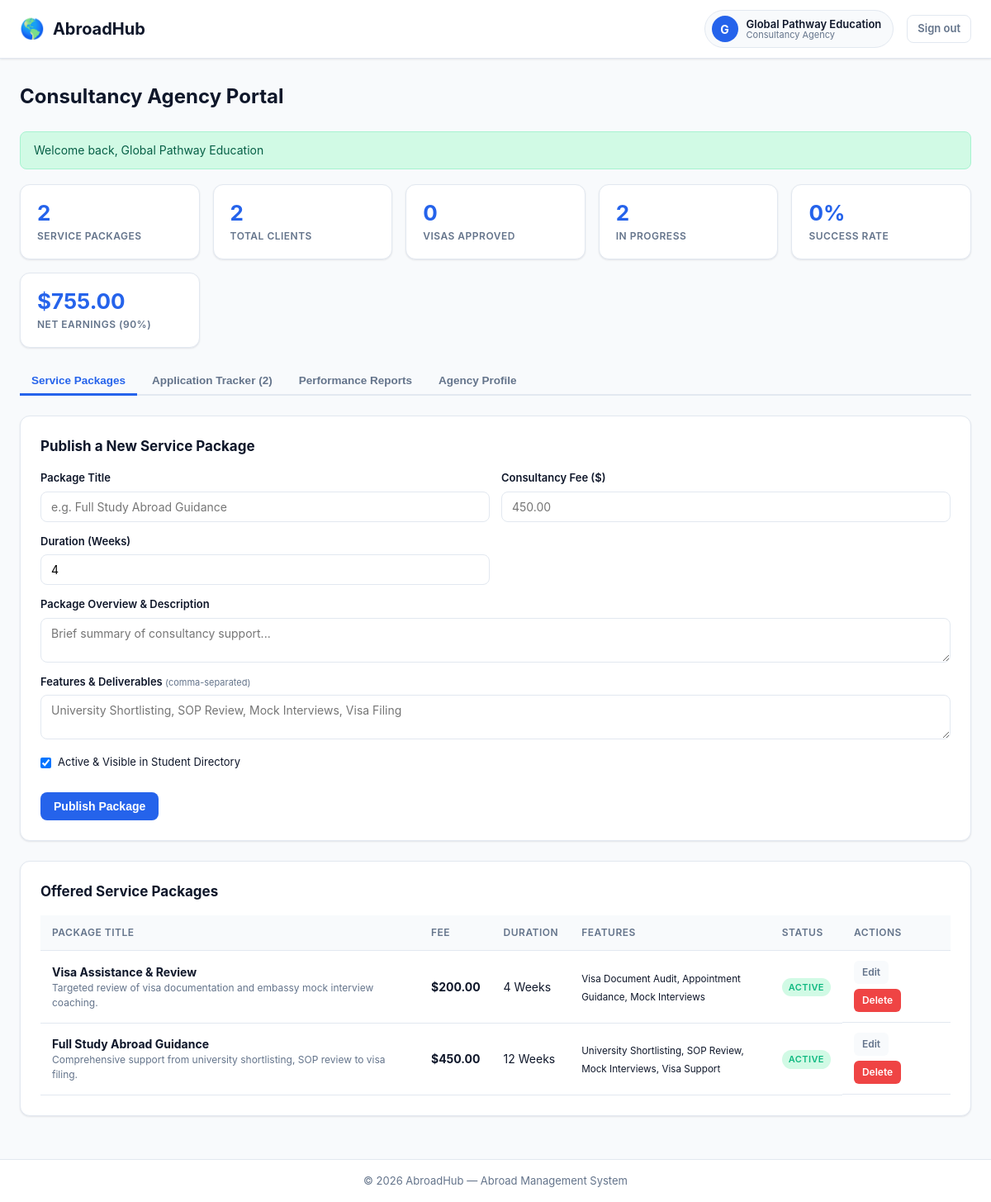
The page /index.php?page=agency (signed in) on the database its author committed.
### tables this page shows
CREATE TABLE `service_packages` (
  `id` INT AUTO_INCREMENT PRIMARY KEY,
  `agency_id` INT NOT NULL,
  `title` VARCHAR(200) NOT NULL,
  `price` DECIMAL(10,2) NOT NULL,
  `duration_weeks` INT DEFAULT 4,
  `description` TEXT NOT NULL,
  `features_list` TEXT NOT NULL,
  `is_active` TINYINT(1) DEFAULT 1,
  `created_at` TIMESTAMP DEFAULT CURRENT_TIMESTAMP,
  FOREIGN KEY (`agency_id`) REFERENCES `agency_profiles` (`id`) ON DELETE CASCADE
);

### controllers/agency_controller.php (called while the page is built, shortened)
<?php
function agency_controller($conn) {
    $me     = current_user();
    $userId = (int)$me['id'];
    $agency = get_agency_profile($conn, $userId);
    $agencyId = (int)($agency['id'] ?? 0);
    $editing = null;
    $statusFilter       = $_GET['app_status'] ?? '';
    $packages           = get_agency_packages($conn, $agencyId);
    $applications       = get_agency_applications($conn, $agencyId, $statusFilter);
    $stats              = get_agency_stats($conn, $agencyId, $userId);
    require __DIR__ . '/../views/agency/dashboard.php';
}

### models/agency_model.php (called while the page is built, shortened)
<?php
function get_agency_profile($conn, $userId) {
    $stmt = mysqli_prepare($conn, "SELECT a.*, u.name, u.email, u.contact FROM agency_profiles a JOIN users u ON a.user_id = u.id WHERE a.user_id = ?");
    mysqli_stmt_bind_param($stmt, 'i', $userId);
    mysqli_stmt_execute($stmt);
    $row = mysqli_fetch_assoc(mysqli_stmt_get_result($stmt));
    return $row;
}
function get_agency_packages($conn, $agencyId) {
    $stmt = mysqli_prepare($conn, "SELECT * FROM service_packages WHERE agency_id = ? ORDER BY id DESC");
    mysqli_stmt_bind_param($stmt, 'i', $agencyId);
    mysqli_stmt_execute($stmt);
    $rows = mysqli_fetch_all(mysqli_stmt_get_result($stmt), MYSQLI_ASSOC);
    return $rows;
}
function get_agency_applications($conn, $agencyId, $statusFilter = '') {
    if ($statusFilter === '') {
        $sql = "SELECT a.*, u.name as student_name, u.email as student_email, u.contact as student_contact,
                       p.title as package_name, pr.title as uni_program_name
                FROM student_applications a
                JOIN users u ON a.student_id = u.id
                LEFT JOIN service_packages p ON a.package_id = p.id
                LEFT JOIN programs pr ON a.program_id = pr.id
                WHERE a.agency_id = ?
                ORDER BY a.id DESC";
        $stmt = mysqli_prepare($conn, $sql);
        mysqli_stmt_bind_param($stmt, 'i', $agencyId);
    }
    mysqli_stmt_execute($stmt);
    $rows = mysqli_fetch_all(mysqli_stmt_get_result($stmt), MYSQLI_ASSOC);
    return $rows;
}
function get_agency_stats($conn, $agencyId, $userId) {
    $stats = [
        'packages' => 0, 'clients' => 0, 'visa_approved' => 0,
        'in_progress' => 0, 'rejected' => 0, 'success_rate' => 0,
        'gross_bookings' => 0.0, 'platform_deductions' => 0.0, 'net_earnings' => 0.0, 'earnings' => 0.0
    ];
    $one = function ($conn, $sql) {
        $res = mysqli_query($conn, $sql);
        $row = mysqli_fetch_row($res);
        return (int)($row[0] ?? 0);
    };
    $stats['packages']      = $one($conn, "SELECT COUNT(*) FROM service_packages WHERE agency_id = $agencyId");
    $stats['clients']       = $one($conn, "SELECT COUNT(*) FROM student_applications WHERE agency_id = $agencyId");
    $stats['visa_approved'] = $one($conn, "SELECT COUNT(*) FROM student_applications WHERE agency_id = $agencyId AND status = 'visa_approved'");
    $stats['in_progress']   = $one($conn, "SELECT COUNT(*) FROM student_applications WHERE agency_id = $agencyId AND status IN ('pending', 'under_review', 'offer_issued', 'visa_in_progress')");
    $stats['rejected']      = $one($conn, "SELECT COUNT(*) FROM student_applications WHERE agency_id = $agencyId AND status = 'rejected'");
    if ($stats['clients'] > 0) {
        $stats['success_rate'] = round(($stats['visa_approved'] / $stats['clients']) * 100, 1);
    }
    $revSql = "SELECT
                SUM(r.amount) as gross,
                SUM(r.platform_commission) as commission_cut,
                SUM(r.amount - r.platform_commission) as net
               FROM revenue_transactions r
               JOIN service_packages sp ON r.related_id = sp.id
               WHERE sp.agency_id = $agencyId AND r.status = 'completed'";
    $revRow = mysqli_fetch_assoc(mysqli_query($conn, $revSql));
    $stats['gross_bookings']      = (float)($revRow['gross'] ?? 0.0);
    $stats['platform_deductions'] = (float)($revRow['commission_cut'] ?? 0.0);
    $stats['net_earnings']        = (float)($revRow['net'] ?? 0.0);
    $stats['earnings']            = $stats['net_earnings'];
    return $stats;
}

### helpers/helpers.php (called while the page is built, shortened)
<?php
function esc($value) {
    return htmlspecialchars((string)($value ?? ''), ENT_QUOTES, 'UTF-8');
}
function csrf_token() {
    return $_SESSION['csrf_token'];
}
function csrf_url($url) {
    return $url . '&csrf_token=' . csrf_token();
}
function current_user() {
    return $_SESSION['user'] ?? null;
}
function money($amount) {
    return CURRENCY . number_format((float)$amount, 2);
}

### views/agency/dashboard.php (the view, shortened to what this page needs)
<?php
$isEdit      = !empty($editing);
require __DIR__ . '/../partials/header.php';
?>
<section class="stat-grid" id="statGrid">
    <div class="stat-card">
        <span class="stat-value" data-stat="packages"><?= (int)$stats['packages'] ?></span>
        <span class="stat-label">Service Packages</span>
    </div>
    <div class="stat-card">
        <span class="stat-value" data-stat="clients"><?= (int)$stats['clients'] ?></span>
        <span class="stat-label">Total Clients</span>
    </div>
    <div class="stat-card">
        <span class="stat-value" data-stat="visa_approved"><?= (int)$stats['visa_approved'] ?></span>
        <span class="stat-label">Visas Approved</span>
    </div>
    <div class="stat-card">
        <span class="stat-value" data-stat="in_progress"><?= (int)$stats['in_progress'] ?></span>
        <span class="stat-label">In Progress</span>
    </div>
    <div class="stat-card">
        <span class="stat-value" data-stat="success_rate"><?= (float)$stats['success_rate'] ?>%</span>
        <span class="stat-label">Success Rate</span>
    </div>
    <div class="stat-card">
        <span class="stat-value" data-stat="earnings"><?= money($stats['net_earnings']) ?></span>
        <span class="stat-label">Net Earnings (90%)</span>
    </div>
</section>
<div class="tab-nav">
    <button class="tab-btn active" onclick="showTab(event, 'tabPackages')">Service Packages</button>
    <button class="tab-btn" onclick="showTab(event, 'tabApplications')">Application Tracker (<?= count($applications) ?>)</button>
    <button class="tab-btn" onclick="showTab(event, 'tabReports')">Performance Reports</button>
    <button class="tab-btn" onclick="showTab(event, 'tabProfile')">Agency Profile</button>
</div>
<div id="tabPackages" class="tab-content" style="display: block;">
    <div class="card form-card">
        <h3 class="card-title"><?= $isEdit ? 'Edit Service Package #' . (int)$editing['id'] : 'Publish a New Service Package' ?></h3>
        <form method="POST" class="form" novalidate onsubmit="return validateForm(this);"
              action="index.php?page=agency&amp;action=<?= $isEdit ? 'update_package&amp;id=' . (int)$editing['id'] : 'add_package' ?>">
            <div class="field-row">
                <div class="field">
                    <label for="pkg_title">Package Title</label>
                    <input type="text" id="pkg_title" name="title" data-label="Package Title" data-min="4"
                           value="<?= esc($editing['title'] ?? '') ?>" placeholder="e.g. Full Study Abroad Guidance" required>
                </div>
                <div class="field">
                    <label for="pkg_price">Consultancy Fee ($)</label>
                    <input type="number" step="0.01" id="pkg_price" name="price" data-label="Fee"
                           value="<?= esc($editing['price'] ?? '') ?>" placeholder="450.00" required>
                </div>
                <div class="field">
                    <label for="pkg_duration">Duration (Weeks)</label>
                    <input type="number" id="pkg_duration" name="duration_weeks" data-label="Duration"
                           value="<?= esc($editing['duration_weeks'] ?? '4') ?>" required>
                </div>
            </div>
            <div class="field">
                <label for="pkg_desc">Package Overview &amp; Description</label>
                <textarea id="pkg_desc" name="description" rows="2" placeholder="Brief summary of consultancy support..." required><?= esc($editing['description'] ?? '') ?></textarea>
            </div>
            <div class="field">
                <label for="pkg_features">Features &amp; Deliverables <span class="label-hint">(comma-separated)</span></label>
                <textarea id="pkg_features" name="features_list" rows="2" placeholder="University Shortlisting, SOP Review, Mock Interviews, Visa Filing" required><?= esc($editing['features_list'] ?? '') ?></textarea>
            </div>
            <label class="checkbox">
                <input type="checkbox" name="is_active" value="1" <?= (!isset($editing['is_active']) || $editing['is_active']) ? 'checked' : '' ?>>
                <span>Active &amp; Visible in Student Directory</span>
            </label>
            <div class="form-actions">
                <?php if ($isEdit): ?>
                    <a href="index.php?page=agency" class="btn btn-ghost">Cancel</a>
                    <button type="submit" class="btn btn-primary">Save changes</button>
                <?php else: ?>
                    <button type="submit" class="btn btn-primary">Publish Package</button>
                <?php endif; ?>
            </div>
        </form>
    </div>
    <div class="card">
        <h3 class="card-title">Offered Service Packages</h3>
        <div class="table-wrap">
            <table class="data-table">
                <thead>
                    <tr>
                        <th>Package Title</th>
                        <th>Fee</th>
                        <th>Duration</th>
                        <th>Features</th>
                        <th>Status</th>
                        <th>Actions</th>
                    </tr>
                </thead>
                <tbody>
                    <?php if (empty($packages)): ?>
                        <tr><td colspan="6" class="text-center muted">No service packages created yet.</td></tr>
                    <?php else: ?>
                        <?php foreach ($packages as $pkg): ?>
                            <tr>
                                <td>
                                    <strong><?= esc($pkg['title']) ?></strong>
                                    <p class="muted" style="font-size: 12px;"><?= esc($pkg['description']) ?></p>
                                </td>
                                <td><strong><?= money($pkg['price']) ?></strong></td>
                                <td><?= (int)$pkg['duration_weeks'] ?> Weeks</td>
                                <td style="max-width: 250px;"><small><?= esc($pkg['features_list']) ?></small></td>
                                <td><?= $pkg['is_active'] ? '<span class="badge badge-success">Active</span>' : '<span class="badge badge-muted">Draft</span>' ?></td>
                                <td class="actions">
                                    <a href="index.php?page=agency&amp;action=edit_package&amp;id=<?= (int)$pkg['id'] ?>" class="btn-sm btn-ghost">Edit</a>
                                    <a href="<?= csrf_url('index.php?page=agency&amp;action=delete_package&amp;id=' . (int)$pkg['id']) ?>"
                                       class="btn-sm btn-danger" onclick="return confirm('Delete this package?');">Delete</a>
                                </td>
                            </tr>
                        <?php endforeach; ?>
                    <?php endif; ?>
                </tbody>
            </table>
        </div>
    </div>
</div>
<?php require __DIR__ . '/../partials/footer.php'; ?>

### rows shown on the page
service_packages: title "Visa Assistance & Review", description "Targeted review of visa documentation and embassy mock interview coaching.", price "$200.00", duration_weeks "4", features_list "Visa Document Audit, Appointment Guidance, Mock Interviews", is_active "ACTIVE"
service_packages: title "Full Study Abroad Guidance", description "Comprehensive support from university shortlisting, SOP review to visa filing.", price "$450.00", duration_weeks "12", features_list "University Shortlisting, SOP Review, Mock Interviews, Visa Support", is_active "ACTIVE"

### other values the page prints
APP_NAME "AbroadHub"
substr($navUser['name'] ?? 'U', 0, 1) "G"
$navUser['name'] "Global Pathway Education"
role_label($navUser['role'] ?? '') "Consultancy Agency"
$pageHeading "Consultancy Agency Portal"
$flash['message'] "Welcome back, Global Pathway Education"
$stats['packages'] "2"
$stats['clients'] "2"
$stats['visa_approved'] "0"
$stats['in_progress'] "2"
$stats['success_rate'] "0"
money($stats['net_earnings']) "$755.00"
count($applications) "2"
